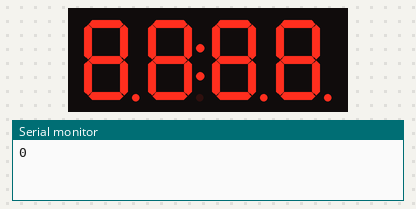
This sketch was run on a simulated Arduino Uno, built with avr-gcc and run on an emulated ATmega328P. Parts: 4-digit seven-segment display, the last lines printed to the serial monitor.

Above: at 0.13 s.
At 2.09 s:
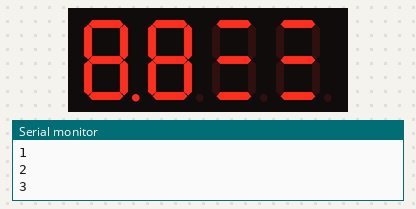
At 2.52 s:
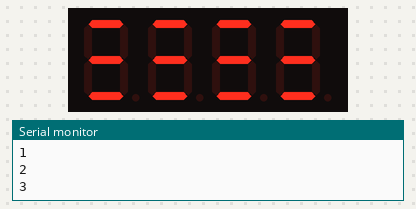
At 3.17 s:
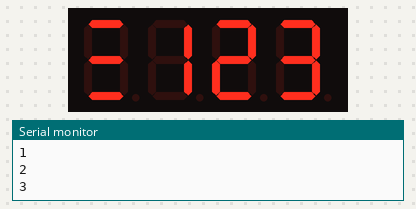
At 7.13 s:
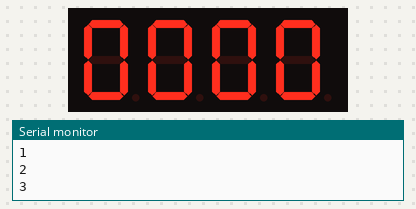
At 10.8 s:
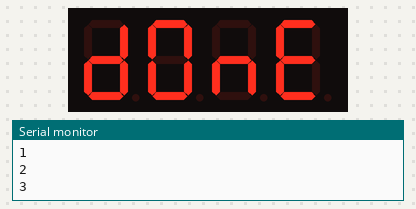

Measured:
- by itself, everything shown: repeats every 12.8 s, in 50 steps
- what the display in image 5 shows lasts 2.0 s, from 10.8 s to 12.8 s

The sketch:

TM1637Test.ino
```cpp
#include <Arduino.h>
#include <TM1637Display.h>

// Module connection pins (Digital Pins)
#define CLK 4
#define DIO 2

// The amount of time (in milliseconds) between tests
#define TEST_DELAY   200

const uint8_t SEG_DONE[] = {
	SEG_B | SEG_C | SEG_D | SEG_E | SEG_G,           // d
	SEG_A | SEG_B | SEG_C | SEG_D | SEG_E | SEG_F,   // O
	SEG_C | SEG_E | SEG_G,                           // n
	SEG_A | SEG_D | SEG_E | SEG_F | SEG_G            // E
	};

TM1637Display display(CLK, DIO);

void setup()
{
    Serial.begin(115200);
}

void loop()
{
  int k;

  display.setBrightness(0x0f);

  for (int i=0; i<4; i++) {
    Serial.println(i);

    // All segments on
    {
      uint8_t data[] = { 0xff, 0xff, 0xff, 0xff };
      display.setSegments(data);
      delay(TEST_DELAY);
    }

    // All segments on
    {
      uint8_t data[] = { 0xff, 0x7f, 0xff, 0xff };
      display.setSegments(data);
      delay(TEST_DELAY);
    }
  }
/*
  // All segments on
  {
    uint8_t data[] = { 0xff, 0x7f, 0xff, 0xff };
    display.setSegments(data);
    delay(TEST_DELAY);
  }

  // All segments on
  {
    uint8_t data[] = { 0x7f, 0xff, 0xff, 0xff };
    display.setSegments(data);
    delay(TEST_DELAY);
  }
 */

  // Selectively set different digits
  uint8_t data[4];

  data[0] = 0b01001001;
  data[1] = display.encodeDigit(1);
  data[2] = display.encodeDigit(2);
  data[3] = display.encodeDigit(3);

  for(k = 3; k >= 0; k--) {
    display.setSegments(data, 1, k);
    delay(TEST_DELAY);
  }

  display.setSegments(data+2, 2, 2);
  delay(TEST_DELAY);

  display.setSegments(data+2, 2, 1);
  delay(TEST_DELAY);

  display.setSegments(data+1, 3, 1);
  delay(TEST_DELAY);


  // Show decimal numbers with/without leading zeros
  bool lz = false;
  for (uint8_t z = 0; z < 2; z++) {
	for(k = 0; k < 10000; k += k*4 + 7) {
		display.showNumberDec(k, lz);
		delay(TEST_DELAY);
	}
	lz = true;
  }

  // Show decimal number whose length is smaller than 4
  for(k = 0; k < 4; k++) {
    data[k] = 0;
  }

  display.setSegments(data);

  display.showNumberDec(153, false, 3, 1);
  delay(TEST_DELAY);
  display.showNumberDec(22, false, 2, 2);
  delay(TEST_DELAY);
  display.showNumberDec(0, true, 1, 3);
  delay(TEST_DELAY);
  display.showNumberDec(0, true, 1, 2);
  delay(TEST_DELAY);
  display.showNumberDec(0, true, 1, 1);
  delay(TEST_DELAY);
  display.showNumberDec(0, true, 1, 0);
  delay(TEST_DELAY);

  // Brightness Test
  for(k = 0; k < 4; k++)
	data[k] = 0xff;
  for(k = 0; k < 16; k++) {
    display.setBrightness(k);
    display.setSegments(data);
    delay(TEST_DELAY);
  }

  // Done!
  display.setSegments(SEG_DONE);
  delay(TEST_DELAY*10);
//  while(1);
}
```
